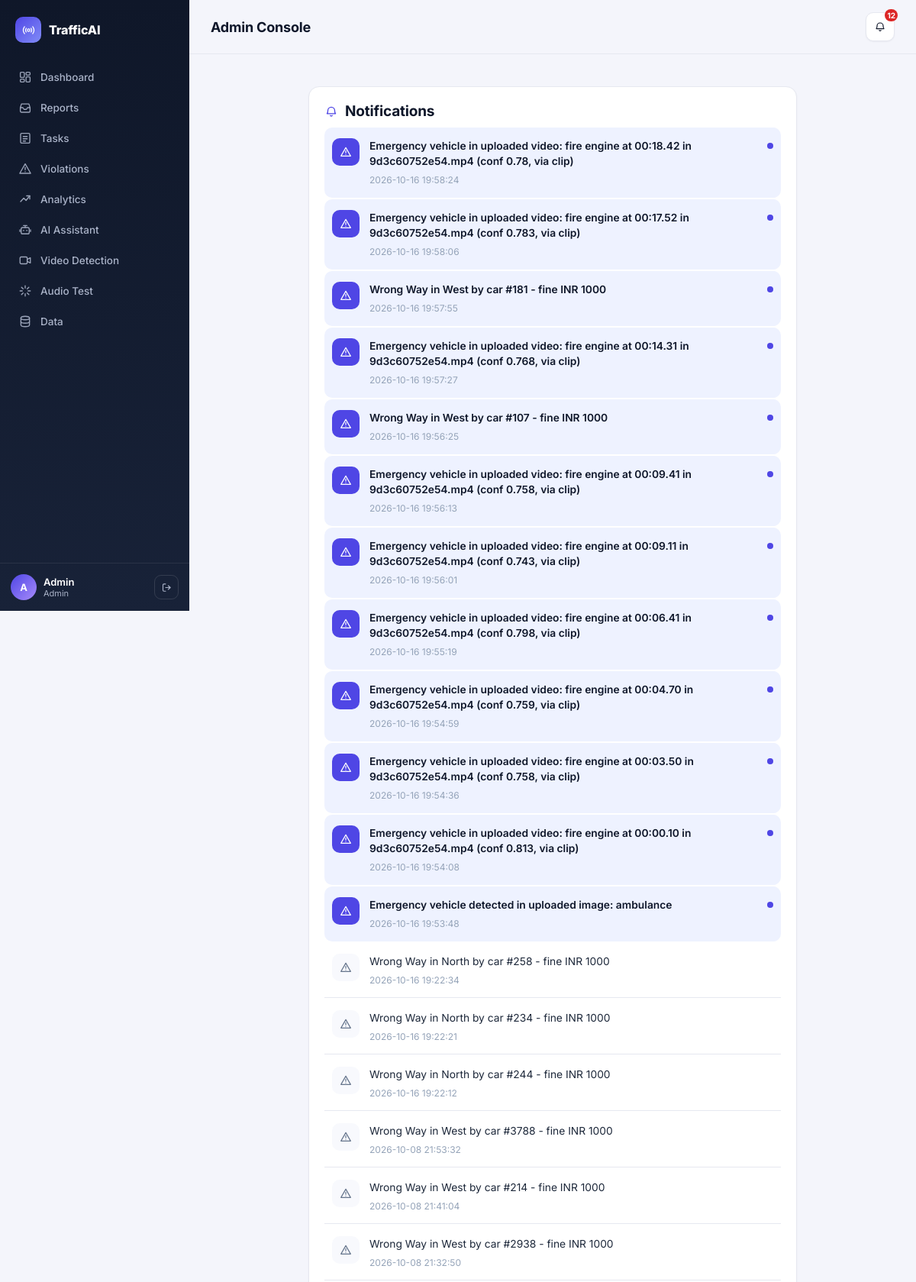
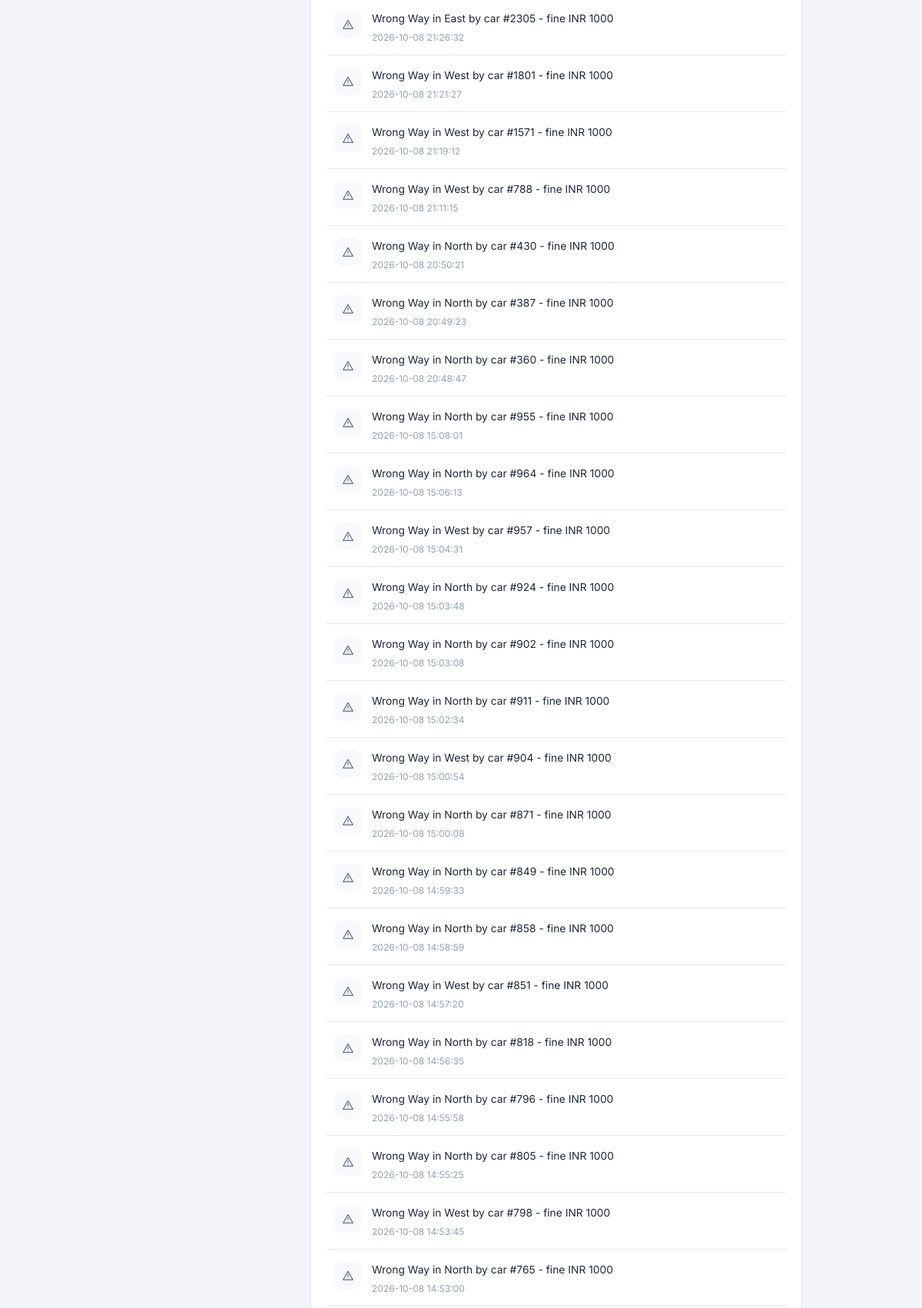
Page /notifications (signed in, upper part) on the committed database (2 pictures, top to bottom).
### tables this page shows
CREATE TABLE users(id INTEGER PRIMARY KEY, name TEXT, username TEXT UNIQUE, password_hash TEXT,
  role TEXT, phone TEXT, lat REAL, lng REAL);

CREATE TABLE notifications(id INTEGER PRIMARY KEY, user_id INTEGER, msg TEXT, created_at TEXT, is_read INTEGER DEFAULT 0);

### app.py (the view)
@app.route("/notifications")
@need()
def notifications():
    u = cur_user()
    rows = db.q("SELECT * FROM notifications WHERE user_id=? ORDER BY id DESC LIMIT 50", (u["id"],))
    db.x("UPDATE notifications SET is_read=1 WHERE user_id=?", (u["id"],))
    return render_template("notifications.html", rows=rows)

### app.py (called while the page is built)
def cur_user():
    uid = session.get("uid")
    return db.q("SELECT * FROM users WHERE id=?", (uid,), one=True) if uid else None

def need(*roles):
    def deco(f):
        @wraps(f)
        def w(*a, **k):
            u = cur_user()
            if not u:
                return redirect(url_for("login", next=request.path))
            if roles and u["role"] not in roles:
                abort(403)
            return f(*a, **k)
        return w
    return deco

@app.context_processor
def inject():
    u = cur_user()
    unread = db.q("SELECT COUNT(*) n FROM notifications WHERE user_id=? AND is_read=0", (u["id"],), one=True)["n"] if u else 0
    return {"user": u, "unread": unread}

### database.py (called while the page is built)
def conn():
    os.makedirs(os.path.dirname(C.DB_PATH), exist_ok=True)
    c = sqlite3.connect(C.DB_PATH, timeout=30)
    c.row_factory = sqlite3.Row
    c.execute("PRAGMA journal_mode=WAL")
    return c

def q(sql, args=(), one=False):
    c = conn()
    try:
        rows = [dict(r) for r in c.execute(sql, args).fetchall()]
    finally:
        c.close()
    return (rows[0] if rows else None) if one else rows

def x(sql, args=()):
    c = conn()
    try:
        cur = c.execute(sql, args)
        c.commit()
        return cur.lastrowid
    finally:
        c.close()

### templates/notifications.html
{% extends "base.html" %}{% block title %}Notifications{% endblock %}{% block body %}
{% from "_icons.html" import icon %}
<div class="card notif-card">
<h2>{{ icon('bell') }}Notifications</h2>
<div class="notif-list">
{% for r in rows %}
  <div class="notif-item {{ 'unread' if not r.is_read }}">
    <div class="notif-ic">{{ icon('alert', 16) }}</div>
    <div class="notif-body">
      <p class="notif-msg">{{ r.msg }}</p>
      <span class="notif-time">{{ r.created_at }}</span>
    </div>
    {% if not r.is_read %}<span class="notif-dot"></span>{% endif %}
  </div>
{% else %}
  <div class="notif-empty">{{ icon('bell', 30) }}<p>Nothing yet</p><span class="muted">New alerts will show up here.</span></div>
{% endfor %}
</div>
</div>{% endblock %}

### templates/base.html (shortened to what this page needs)
<!doctype html><html><head><meta charset="utf-8"><meta name="viewport" content="width=device-width,initial-scale=1">
<link rel="stylesheet" href="{{ url_for('static', filename='style.css') }}"></head><body>
{% from "_icons.html" import icon %}
{% if user %}
<div class="shell">
 <aside class="sidebar">
  <a class="brand" href="/"><span class="logo">{{ icon('radio', 17) }}</span> TrafficAI</a>
  <nav>
  {% if user.role=='admin' %}
   <a href="/admin" class="{{ 'active' if request.path=='/admin' }}">{{ icon('dashboard') }}Dashboard</a>
   <a href="/admin/reports" class="{{ 'active' if request.path.startswith('/admin/reports') }}">{{ icon('inbox') }}Reports</a>
   <a href="/admin/tasks" class="{{ 'active' if request.path.startswith('/admin/tasks') }}">{{ icon('tasks') }}Tasks</a>
   <a href="/admin/violations" class="{{ 'active' if request.path.startswith('/admin/violations') }}">{{ icon('alert') }}Violations</a>
   <a href="/admin/analytics" class="{{ 'active' if request.path.startswith('/admin/analytics') }}">{{ icon('trend') }}Analytics</a>
   <a href="/admin/assistant" class="{{ 'active' if request.path.startswith('/admin/assistant') }}">{{ icon('bot') }}AI Assistant</a>
   <a href="/admin/video" class="{{ 'active' if request.path.startswith('/admin/video') }}">{{ icon('video') }}Video Detection</a>
   <a href="/admin/source" class="{{ 'active' if request.path.startswith('/admin/source') }}">{{ icon('spark') }}Audio Test</a>
   <a href="/admin/data" class="{{ 'active' if request.path.startswith('/admin/data') }}">{{ icon('db') }}Data</a>
  {% elif user.role=='police' %}
   <a href="/police" class="{{ 'active' if request.path.startswith('/police') }}">{{ icon('check-shield') }}My Tasks</a>
  {% else %}
   <a href="/report" class="{{ 'active' if request.path.startswith('/report') }}">{{ icon('doc') }}Report Issue</a>
   <a href="/my-reports" class="{{ 'active' if request.path.startswith('/my-reports') }}">{{ icon('inbox') }}My Reports</a>
  {% endif %}
  </nav>
  <div class="sidebar-foot">
   <div class="user-chip"><div class="avatar">{{ user.name[0]|upper }}</div><div><div class="u-name">{{ user.name }}</div><div class="u-role">{{ user.role }}</div></div></div>
   <a class="logout-link" href="/logout" title="Log out">{{ icon('logout', 15) }}</a>
  </div>
 </aside>
 <div class="main-col">
  <header class="topbar">
   <div class="topbar-title">{{ {'admin':'Admin Console','police':'Officer Console'}.get(user.role, 'Citizen Portal') }}</div>
   <div class="topbar-actions"><a class="icon-btn" href="/notifications">{{ icon('bell', 16) }}{% if unread %}<span class="badge">{{ unread }}</span>{% endif %}</a></div>
  </header>
{% else %}
<header class="public-nav"><a class="brand" href="/"><span class="logo">{{ icon('radio', 16) }}</span>TrafficAI</a>
<nav><a href="/login">Login</a><a class="btn" href="/register">Get started</a></nav></header>
{% endif %}
  <main class="{{ 'content' if user else 'public-main' }}">{% block body %}{% endblock %}</main>
{% if user %}
 </div>
</div>
{% endif %}
</body></html>

### rows in the picture
users: name "A", name "Admin", role "Admin", role "Admin Console"
notifications: {{ size }} 16 (drawn), msg "Emergency vehicle in uploaded video: fire engine at 00:18.42 in 9d3c60752e54.mp4 (conf 0.78, via clip)", created_at "2026-10-16 19:58:24", is_read 0 (drawn)
notifications: {{ size }} 16 (drawn), msg "Emergency vehicle in uploaded video: fire engine at 00:17.52 in 9d3c60752e54.mp4 (conf 0.783, via clip)", created_at "2026-10-16 19:58:06", is_read 0 (drawn)
notifications: {{ size }} 16 (drawn), msg "Wrong Way in West by car #181 - fine INR 1000", created_at "2026-10-16 19:57:55", is_read 0 (drawn)
notifications: {{ size }} 16 (drawn), msg "Emergency vehicle in uploaded video: fire engine at 00:14.31 in 9d3c60752e54.mp4 (conf 0.768, via clip)", created_at "2026-10-16 19:57:27", is_read 0 (drawn)
notifications: {{ size }} 16 (drawn), msg "Wrong Way in West by car #107 - fine INR 1000", created_at "2026-10-16 19:56:25", is_read 0 (drawn)
notifications: {{ size }} 16 (drawn), msg "Emergency vehicle in uploaded video: fire engine at 00:09.41 in 9d3c60752e54.mp4 (conf 0.758, via clip)", created_at "2026-10-16 19:56:13", is_read 0 (drawn)
notifications: {{ size }} 16 (drawn), msg "Emergency vehicle in uploaded video: fire engine at 00:09.11 in 9d3c60752e54.mp4 (conf 0.743, via clip)", created_at "2026-10-16 19:56:01", is_read 0 (drawn)
notifications: {{ size }} 16 (drawn), msg "Emergency vehicle in uploaded video: fire engine at 00:06.41 in 9d3c60752e54.mp4 (conf 0.798, via clip)", created_at "2026-10-16 19:55:19", is_read 0 (drawn)
notifications: {{ size }} 16 (drawn), msg "Emergency vehicle in uploaded video: fire engine at 00:04.70 in 9d3c60752e54.mp4 (conf 0.759, via clip)", created_at "2026-10-16 19:54:59", is_read 0 (drawn)
notifications: {{ size }} 16 (drawn), msg "Emergency vehicle in uploaded video: fire engine at 00:03.50 in 9d3c60752e54.mp4 (conf 0.758, via clip)", created_at "2026-10-16 19:54:36", is_read 0 (drawn)
notifications: {{ size }} 16 (drawn), msg "Emergency vehicle in uploaded video: fire engine at 00:00.10 in 9d3c60752e54.mp4 (conf 0.813, via clip)", created_at "2026-10-16 19:54:08", is_read 0 (drawn)
notifications: {{ size }} 16 (drawn), msg "Emergency vehicle detected in uploaded image: ambulance", created_at "2026-10-16 19:53:48", is_read 0 (drawn)
notifications: {{ size }} 16 (drawn), msg "Wrong Way in North by car #258 - fine INR 1000", created_at "2026-10-16 19:22:34"
notifications: {{ size }} 16 (drawn), msg "Wrong Way in North by car #234 - fine INR 1000", created_at "2026-10-16 19:22:21"
notifications: {{ size }} 16 (drawn), msg "Wrong Way in North by car #244 - fine INR 1000", created_at "2026-10-16 19:22:12"
notifications: {{ size }} 16 (drawn), msg "Wrong Way in West by car #3788 - fine INR 1000", created_at "2026-10-08 21:53:32"
notifications: {{ size }} 16 (drawn), msg "Wrong Way in West by car #214 - fine INR 1000", created_at "2026-10-08 21:41:04"
notifications: {{ size }} 16 (drawn), msg "Wrong Way in West by car #2938 - fine INR 1000", created_at "2026-10-08 21:32:50"
notifications: {{ size }} 16 (drawn), msg "Wrong Way in East by car #2305 - fine INR 1000", created_at "2026-10-08 21:26:32"
notifications: {{ size }} 16 (drawn), msg "Wrong Way in West by car #1801 - fine INR 1000", created_at "2026-10-08 21:21:27"
notifications: {{ size }} 16 (drawn), msg "Wrong Way in West by car #1571 - fine INR 1000", created_at "2026-10-08 21:19:12"
notifications: {{ size }} 16 (drawn), msg "Wrong Way in West by car #788 - fine INR 1000", created_at "2026-10-08 21:11:15"
notifications: {{ size }} 16 (drawn), msg "Wrong Way in North by car #430 - fine INR 1000", created_at "2026-10-08 20:50:21"
notifications: {{ size }} 16 (drawn), msg "Wrong Way in North by car #387 - fine INR 1000", created_at "2026-10-08 20:49:23"
notifications: {{ size }} 16 (drawn), msg "Wrong Way in North by car #360 - fine INR 1000", created_at "2026-10-08 20:48:47"
notifications: {{ size }} 16 (drawn), msg "Wrong Way in North by car #955 - fine INR 1000", created_at "2026-10-08 15:08:01"
notifications: {{ size }} 16 (drawn), msg "Wrong Way in North by car #964 - fine INR 1000", created_at "2026-10-08 15:06:13"
notifications: {{ size }} 16 (drawn), msg "Wrong Way in West by car #957 - fine INR 1000", created_at "2026-10-08 15:04:31"
notifications: {{ size }} 16 (drawn), msg "Wrong Way in North by car #924 - fine INR 1000", created_at "2026-10-08 15:03:48"
notifications: {{ size }} 16 (drawn), msg "Wrong Way in North by car #902 - fine INR 1000", created_at "2026-10-08 15:03:08"
notifications: {{ size }} 16 (drawn), msg "Wrong Way in North by car #911 - fine INR 1000", created_at "2026-10-08 15:02:34"
notifications: {{ size }} 16 (drawn), msg "Wrong Way in West by car #904 - fine INR 1000", created_at "2026-10-08 15:00:54"
notifications: {{ size }} 16 (drawn), msg "Wrong Way in North by car #871 - fine INR 1000", created_at "2026-10-08 15:00:08"
notifications: {{ size }} 16 (drawn), msg "Wrong Way in North by car #849 - fine INR 1000", created_at "2026-10-08 14:59:33"
notifications: {{ size }} 16 (drawn), msg "Wrong Way in North by car #858 - fine INR 1000", created_at "2026-10-08 14:58:59"
notifications: {{ size }} 16 (drawn), msg "Wrong Way in West by car #851 - fine INR 1000", created_at "2026-10-08 14:57:20"
notifications: {{ size }} 16 (drawn), msg "Wrong Way in North by car #818 - fine INR 1000", created_at "2026-10-08 14:56:35"
notifications: {{ size }} 16 (drawn), msg "Wrong Way in North by car #796 - fine INR 1000", created_at "2026-10-08 14:55:58"
notifications: {{ size }} 16 (drawn), msg "Wrong Way in North by car #805 - fine INR 1000", created_at "2026-10-08 14:55:25"
notifications: {{ size }} 16 (drawn), msg "Wrong Way in West by car #798 - fine INR 1000", created_at "2026-10-08 14:53:45"
notifications: {{ size }} 16 (drawn), msg "Wrong Way in North by car #765 - fine INR 1000", created_at "2026-10-08 14:53:00"

### other values in the picture
{{ unread }} "12"
